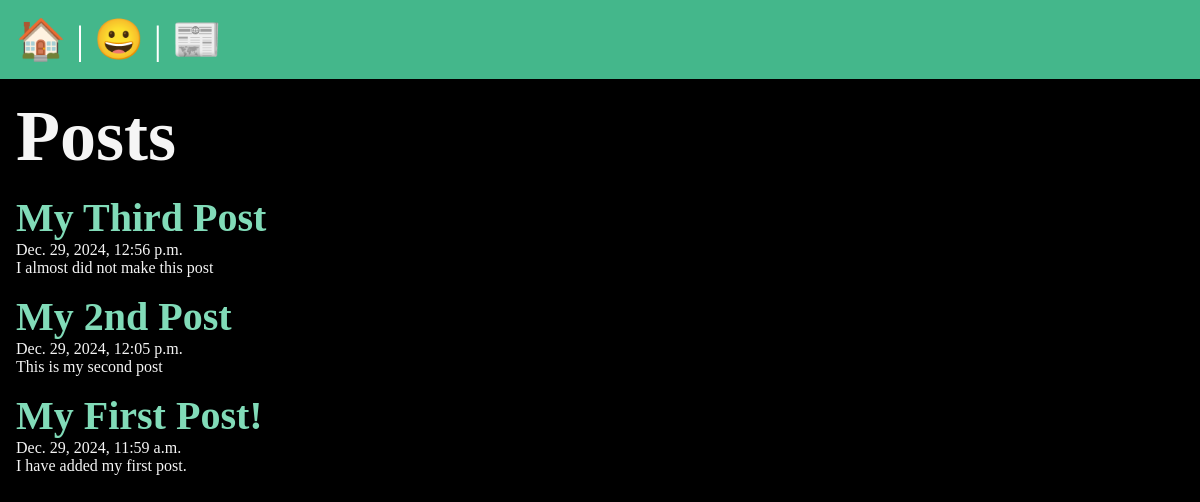
/posts/, run on the app's committed database.
### posts/models.py (models this page shows, shortened)
class Post(models.Model):
    title = models.CharField(max_length=75)
    body = models.TextField()
    slug = models.SlugField()
    date = models.DateTimeField(auto_now_add=True)

### posts/views.py (the view)
def posts_list(request):
    posts = Post.objects.all().order_by('-date')
    return render(request, 'posts/posts_list.html', {'posts':posts})

### posts/templates/posts/posts_list.html (shortened to what this page needs)
{% extends 'layout.html' %}
{% block content %}
    <section>
    <h1>Posts </h1>
    {% for post in posts%}
        <article class = "post">
            <h2>
                <a href="{% url 'posts:page' slug=post.slug%}">
                {{post.title}}
                </a>
            </h2>
            <p>{{post.date}}</p>
            <p>{{post.body}}</p>
        </article>
    {% endfor %}
    </section>
{% endblock %}

### templates/layout.html (shortened to what this page needs)
<!DOCTYPE html>
{% load static %}
<html lang="en">
<head>
    <link rel="stylesheet" href="{% static 'css/style.css' %}">
</head>
<body>
    <nav>
        <a href="/">
            <span role="img" aria-label="Home">🏠</span>
        </a> |
        <a href="/about">
            <span role="img" aria-label="About">😀</span>
        </a> |
        <a href="{% url 'posts:list' %}">
            <span role="img" aria-label="Posts">📰</span>
        </a>
    </nav>
    <main>
        {% block content %}
        {% endblock %}
    </main>
</body>
</html>

### data on the page
Post: title "My Third Post", date "Dec. 29, 2024, 12:56 p.m.", body "I almost did not make this post"
Post: title "My 2nd Post", date "Dec. 29, 2024, 12:05 p.m.", body "This is my second post"
Post: title "My First Post!", date "Dec. 29, 2024, 11:59 a.m.", body "I have added my first post."
